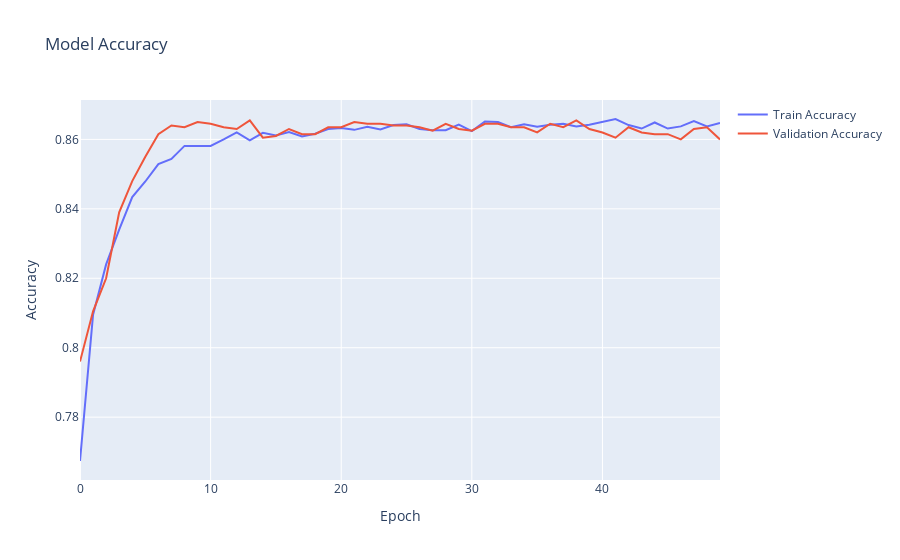

The code cell stored with this chart in its notebook:
### Code cell
#model accuracy plot
fig = go.Figure()

fig.add_trace(go.Scatter(
    y=history.history['accuracy'],
    mode='lines',
    name='Train Accuracy'
))

fig.add_trace(go.Scatter(
    y=history.history['val_accuracy'],
    mode='lines',
    name='Validation Accuracy'
))

fig.update_layout(
    title='Model Accuracy',
    xaxis_title='Epoch',
    yaxis_title='Accuracy'
)

fig.show()

### Figure 1 — Plotly figure (JSON) as saved in the notebook; plotly's stock layout.template omitted (floating-point values rounded to 4 significant figures)
{"data": [{"mode": "lines", "name": "Train Accuracy", "type": "scatter", "y": [0.7674, 0.8095, 0.824, 0.834, 0.8434, 0.8479, 0.8529, 0.8544, 0.8581, 0.8581, 0.8581, 0.86, 0.862, 0.8597, 0.8619, 0.8611, 0.8621, 0.8609, 0.8616, 0.863, 0.8633, 0.8627, 0.8636, 0.8629, 0.8641, 0.8644, 0.863, 0.8626, 0.8626, 0.8643, 0.8624, 0.8651, 0.865, 0.8635, 0.8644, 0.8636, 0.8643, 0.8645, 0.8637, 0.8643, 0.865, 0.8659, 0.8641, 0.8631, 0.8649, 0.8631, 0.8637, 0.8652, 0.8637, 0.8648]}, {"mode": "lines", "name": "Validation Accuracy", "type": "scatter", "y": [0.796, 0.8105, 0.82, 0.839, 0.848, 0.855, 0.8615, 0.864, 0.8635, 0.865, 0.8645, 0.8635, 0.863, 0.8655, 0.8605, 0.861, 0.863, 0.8615, 0.8615, 0.8635, 0.8635, 0.865, 0.8645, 0.8645, 0.864, 0.864, 0.8635, 0.8625, 0.8645, 0.863, 0.8625, 0.8645, 0.8645, 0.8635, 0.8635, 0.862, 0.8645, 0.8635, 0.8655, 0.863, 0.862, 0.8605, 0.8635, 0.862, 0.8615, 0.8615, 0.86, 0.863, 0.8635, 0.86]}], "layout": {"title": {"text": "Model Accuracy"}, "xaxis": {"title": {"text": "Epoch"}}, "yaxis": {"title": {"text": "Accuracy"}}}}
